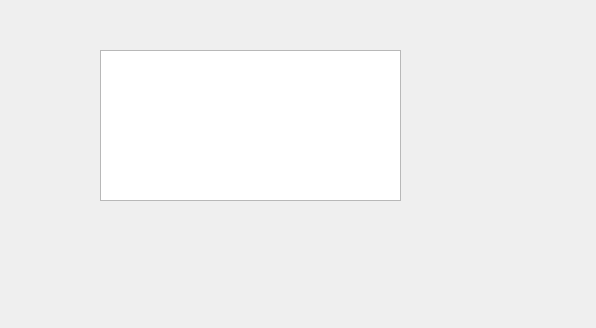
<?xml version="1.0" encoding="UTF-8"?>
<ui version="4.0">
 <class>carritoWindow</class>
 <widget class="QDialog" name="carritoWindow">
  <property name="geometry">
   <rect>
    <x>0</x>
    <y>0</y>
    <width>596</width>
    <height>328</height>
   </rect>
  </property>
  <property name="windowTitle">
   <string>Dialog</string>
  </property>
  <widget class="QTableWidget" name="tableWidget">
   <property name="geometry">
    <rect>
     <x>100</x>
     <y>50</y>
     <width>301</width>
     <height>151</height>
    </rect>
   </property>
  </widget>
 </widget>
 <resources/>
 <connections/>
</ui>
